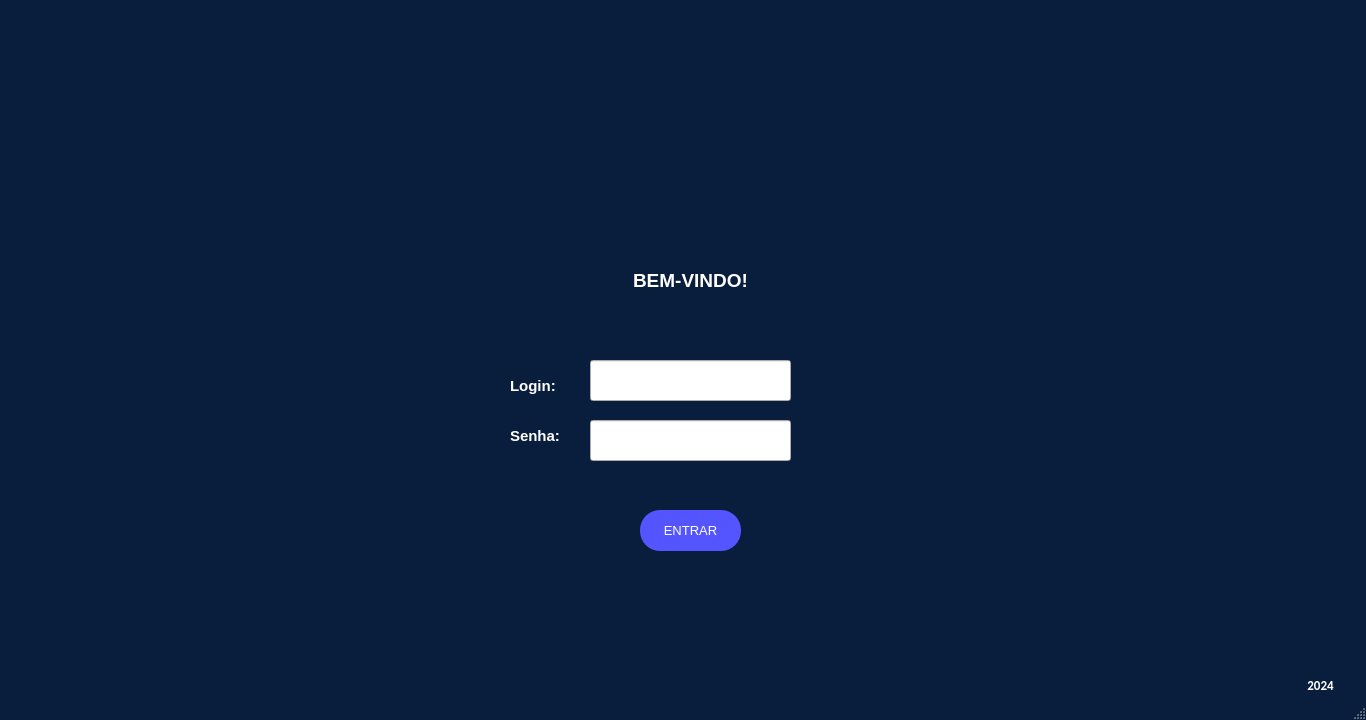
<?xml version="1.0" encoding="UTF-8"?>
<ui version="4.0">
 <class>pt1</class>
 <widget class="QMainWindow" name="pt1">
  <property name="geometry">
   <rect>
    <x>0</x>
    <y>0</y>
    <width>1366</width>
    <height>720</height>
   </rect>
  </property>
  <property name="sizePolicy">
   <sizepolicy hsizetype="Fixed" vsizetype="Fixed">
    <horstretch>0</horstretch>
    <verstretch>0</verstretch>
   </sizepolicy>
  </property>
  <property name="minimumSize">
   <size>
    <width>1366</width>
    <height>720</height>
   </size>
  </property>
  <property name="maximumSize">
   <size>
    <width>1366</width>
    <height>720</height>
   </size>
  </property>
  <property name="palette">
   <palette>
    <active>
     <colorrole role="WindowText">
      <brush brushstyle="SolidPattern">
       <color alpha="255">
        <red>255</red>
        <green>255</green>
        <blue>255</blue>
       </color>
      </brush>
     </colorrole>
     <colorrole role="Button">
      <brush brushstyle="SolidPattern">
       <color alpha="255">
        <red>9</red>
        <green>30</green>
        <blue>61</blue>
       </color>
      </brush>
     </colorrole>
     <colorrole role="Light">
      <brush brushstyle="SolidPattern">
       <color alpha="255">
        <red>13</red>
        <green>45</green>
        <blue>91</blue>
       </color>
      </brush>
     </colorrole>
     <colorrole role="Midlight">
      <brush brushstyle="SolidPattern">
       <color alpha="255">
        <red>11</red>
        <green>37</green>
        <blue>76</blue>
       </color>
      </brush>
     </colorrole>
     <colorrole role="Dark">
      <brush brushstyle="SolidPattern">
       <color alpha="255">
        <red>4</red>
        <green>15</green>
        <blue>30</blue>
       </color>
      </brush>
     </colorrole>
     <colorrole role="Mid">
      <brush brushstyle="SolidPattern">
       <color alpha="255">
        <red>6</red>
        <green>20</green>
        <blue>41</blue>
       </color>
      </brush>
     </colorrole>
     <colorrole role="Text">
      <brush brushstyle="SolidPattern">
       <color alpha="255">
        <red>255</red>
        <green>255</green>
        <blue>255</blue>
       </color>
      </brush>
     </colorrole>
     <colorrole role="BrightText">
      <brush brushstyle="SolidPattern">
       <color alpha="255">
        <red>255</red>
        <green>255</green>
        <blue>255</blue>
       </color>
      </brush>
     </colorrole>
     <colorrole role="ButtonText">
      <brush brushstyle="SolidPattern">
       <color alpha="255">
        <red>255</red>
        <green>255</green>
        <blue>255</blue>
       </color>
      </brush>
     </colorrole>
     <colorrole role="Base">
      <brush brushstyle="SolidPattern">
       <color alpha="255">
        <red>0</red>
        <green>0</green>
        <blue>0</blue>
       </color>
      </brush>
     </colorrole>
     <colorrole role="Window">
      <brush brushstyle="SolidPattern">
       <color alpha="255">
        <red>9</red>
        <green>30</green>
        <blue>61</blue>
       </color>
      </brush>
     </colorrole>
     <colorrole role="Shadow">
      <brush brushstyle="SolidPattern">
       <color alpha="255">
        <red>0</red>
        <green>0</green>
        <blue>0</blue>
       </color>
      </brush>
     </colorrole>
     <colorrole role="AlternateBase">
      <brush brushstyle="SolidPattern">
       <color alpha="255">
        <red>4</red>
        <green>15</green>
        <blue>30</blue>
       </color>
      </brush>
     </colorrole>
     <colorrole role="ToolTipBase">
      <brush brushstyle="SolidPattern">
       <color alpha="255">
        <red>255</red>
        <green>255</green>
        <blue>220</blue>
       </color>
      </brush>
     </colorrole>
     <colorrole role="ToolTipText">
      <brush brushstyle="SolidPattern">
       <color alpha="255">
        <red>0</red>
        <green>0</green>
        <blue>0</blue>
       </color>
      </brush>
     </colorrole>
     <colorrole role="PlaceholderText">
      <brush brushstyle="SolidPattern">
       <color alpha="128">
        <red>255</red>
        <green>255</green>
        <blue>255</blue>
       </color>
      </brush>
     </colorrole>
    </active>
    <inactive>
     <colorrole role="WindowText">
      <brush brushstyle="SolidPattern">
       <color alpha="255">
        <red>255</red>
        <green>255</green>
        <blue>255</blue>
       </color>
      </brush>
     </colorrole>
     <colorrole role="Button">
      <brush brushstyle="SolidPattern">
       <color alpha="255">
        <red>9</red>
        <green>30</green>
        <blue>61</blue>
       </color>
      </brush>
     </colorrole>
     <colorrole role="Light">
      <brush brushstyle="SolidPattern">
       <color alpha="255">
        <red>13</red>
        <green>45</green>
        <blue>91</blue>
       </color>
      </brush>
     </colorrole>
     <colorrole role="Midlight">
      <brush brushstyle="SolidPattern">
       <color alpha="255">
        <red>11</red>
        <green>37</green>
        <blue>76</blue>
       </color>
      </brush>
     </colorrole>
     <colorrole role="Dark">
      <brush brushstyle="SolidPattern">
       <color alpha="255">
        <red>4</red>
        <green>15</green>
        <blue>30</blue>
       </color>
      </brush>
     </colorrole>
     <colorrole role="Mid">
      <brush brushstyle="SolidPattern">
       <color alpha="255">
        <red>6</red>
        <green>20</green>
        <blue>41</blue>
       </color>
      </brush>
     </colorrole>
     <colorrole role="Text">
      <brush brushstyle="SolidPattern">
       <color alpha="255">
        <red>255</red>
        <green>255</green>
        <blue>255</blue>
       </color>
      </brush>
     </colorrole>
     <colorrole role="BrightText">
      <brush brushstyle="SolidPattern">
       <color alpha="255">
        <red>255</red>
        <green>255</green>
        <blue>255</blue>
       </color>
      </brush>
     </colorrole>
     <colorrole role="ButtonText">
      <brush brushstyle="SolidPattern">
       <color alpha="255">
        <red>255</red>
        <green>255</green>
        <blue>255</blue>
       </color>
      </brush>
     </colorrole>
     <colorrole role="Base">
      <brush brushstyle="SolidPattern">
       <color alpha="255">
        <red>0</red>
        <green>0</green>
        <blue>0</blue>
       </color>
      </brush>
     </colorrole>
     <colorrole role="Window">
      <brush brushstyle="SolidPattern">
       <color alpha="255">
        <red>9</red>
        <green>30</green>
        <blue>61</blue>
       </color>
      </brush>
     </colorrole>
     <colorrole role="Shadow">
      <brush brushstyle="SolidPattern">
       <color alpha="255">
        <red>0</red>
        <green>0</green>
        <blue>0</blue>
       </color>
      </brush>
     </colorrole>
     <colorrole role="AlternateBase">
      <brush brushstyle="SolidPattern">
       <color alpha="255">
        <red>4</red>
        <green>15</green>
        <blue>30</blue>
       </color>
      </brush>
     </colorrole>
     <colorrole role="ToolTipBase">
      <brush brushstyle="SolidPattern">
       <color alpha="255">
        <red>255</red>
        <green>255</green>
        <blue>220</blue>
       </color>
      </brush>
     </colorrole>
     <colorrole role="ToolTipText">
      <brush brushstyle="SolidPattern">
       <color alpha="255">
        <red>0</red>
        <green>0</green>
        <blue>0</blue>
       </color>
      </brush>
     </colorrole>
     <colorrole role="PlaceholderText">
      <brush brushstyle="SolidPattern">
       <color alpha="128">
        <red>255</red>
        <green>255</green>
        <blue>255</blue>
       </color>
      </brush>
     </colorrole>
    </inactive>
    <disabled>
     <colorrole role="WindowText">
      <brush brushstyle="SolidPattern">
       <color alpha="255">
        <red>4</red>
        <green>15</green>
        <blue>30</blue>
       </color>
      </brush>
     </colorrole>
     <colorrole role="Button">
      <brush brushstyle="SolidPattern">
       <color alpha="255">
        <red>9</red>
        <green>30</green>
        <blue>61</blue>
       </color>
      </brush>
     </colorrole>
     <colorrole role="Light">
      <brush brushstyle="SolidPattern">
       <color alpha="255">
        <red>13</red>
        <green>45</green>
        <blue>91</blue>
       </color>
      </brush>
     </colorrole>
     <colorrole role="Midlight">
      <brush brushstyle="SolidPattern">
       <color alpha="255">
        <red>11</red>
        <green>37</green>
        <blue>76</blue>
       </color>
      </brush>
     </colorrole>
     <colorrole role="Dark">
      <brush brushstyle="SolidPattern">
       <color alpha="255">
        <red>4</red>
        <green>15</green>
        <blue>30</blue>
       </color>
      </brush>
     </colorrole>
     <colorrole role="Mid">
      <brush brushstyle="SolidPattern">
       <color alpha="255">
        <red>6</red>
        <green>20</green>
        <blue>41</blue>
       </color>
      </brush>
     </colorrole>
     <colorrole role="Text">
      <brush brushstyle="SolidPattern">
       <color alpha="255">
        <red>4</red>
        <green>15</green>
        <blue>30</blue>
       </color>
      </brush>
     </colorrole>
     <colorrole role="BrightText">
      <brush brushstyle="SolidPattern">
       <color alpha="255">
        <red>255</red>
        <green>255</green>
        <blue>255</blue>
       </color>
      </brush>
     </colorrole>
     <colorrole role="ButtonText">
      <brush brushstyle="SolidPattern">
       <color alpha="255">
        <red>4</red>
        <green>15</green>
        <blue>30</blue>
       </color>
      </brush>
     </colorrole>
     <colorrole role="Base">
      <brush brushstyle="SolidPattern">
       <color alpha="255">
        <red>9</red>
        <green>30</green>
        <blue>61</blue>
       </color>
      </brush>
     </colorrole>
     <colorrole role="Window">
      <brush brushstyle="SolidPattern">
       <color alpha="255">
        <red>9</red>
        <green>30</green>
        <blue>61</blue>
       </color>
      </brush>
     </colorrole>
     <colorrole role="Shadow">
      <brush brushstyle="SolidPattern">
       <color alpha="255">
        <red>0</red>
        <green>0</green>
        <blue>0</blue>
       </color>
      </brush>
     </colorrole>
     <colorrole role="AlternateBase">
      <brush brushstyle="SolidPattern">
       <color alpha="255">
        <red>9</red>
        <green>30</green>
        <blue>61</blue>
       </color>
      </brush>
     </colorrole>
     <colorrole role="ToolTipBase">
      <brush brushstyle="SolidPattern">
       <color alpha="255">
        <red>255</red>
        <green>255</green>
        <blue>220</blue>
       </color>
      </brush>
     </colorrole>
     <colorrole role="ToolTipText">
      <brush brushstyle="SolidPattern">
       <color alpha="255">
        <red>0</red>
        <green>0</green>
        <blue>0</blue>
       </color>
      </brush>
     </colorrole>
     <colorrole role="PlaceholderText">
      <brush brushstyle="SolidPattern">
       <color alpha="128">
        <red>255</red>
        <green>255</green>
        <blue>255</blue>
       </color>
      </brush>
     </colorrole>
    </disabled>
   </palette>
  </property>
  <property name="windowTitle">
   <string>Long Drive</string>
  </property>
  <property name="windowIcon">
   <iconset>
    <normaloff>../Logos/LOGO4.png</normaloff>../Logos/LOGO4.png</iconset>
  </property>
  <property name="layoutDirection">
   <enum>Qt::LeftToRight</enum>
  </property>
  <widget class="QWidget" name="centralwidget">
   <widget class="QLabel" name="logo1">
    <property name="enabled">
     <bool>true</bool>
    </property>
    <property name="geometry">
     <rect>
      <x>490</x>
      <y>-40</y>
      <width>401</width>
      <height>381</height>
     </rect>
    </property>
    <property name="toolTip">
     <string>&lt;html&gt;&lt;head/&gt;&lt;body&gt;&lt;p align=&quot;center&quot;&gt;&lt;br/&gt;&lt;/p&gt;&lt;/body&gt;&lt;/html&gt;</string>
    </property>
    <property name="whatsThis">
     <string>&lt;html&gt;&lt;head/&gt;&lt;body&gt;&lt;p align=&quot;center&quot;&gt;&lt;br/&gt;&lt;/p&gt;&lt;/body&gt;&lt;/html&gt;</string>
    </property>
    <property name="layoutDirection">
     <enum>Qt::RightToLeft</enum>
    </property>
    <property name="autoFillBackground">
     <bool>false</bool>
    </property>
    <property name="styleSheet">
     <string notr="true"/>
    </property>
    <property name="text">
     <string/>
    </property>
    <property name="pixmap">
     <pixmap>../Logos/LOGO1.png</pixmap>
    </property>
    <property name="scaledContents">
     <bool>true</bool>
    </property>
    <property name="alignment">
     <set>Qt::AlignHCenter|Qt::AlignTop</set>
    </property>
    <property name="wordWrap">
     <bool>false</bool>
    </property>
   </widget>
   <widget class="QLabel" name="bemvindo">
    <property name="geometry">
     <rect>
      <x>605</x>
      <y>260</y>
      <width>171</width>
      <height>41</height>
     </rect>
    </property>
    <property name="font">
     <font>
      <family>Arial</family>
      <pointsize>14</pointsize>
      <weight>75</weight>
      <bold>true</bold>
     </font>
    </property>
    <property name="text">
     <string>BEM-VINDO!</string>
    </property>
    <property name="alignment">
     <set>Qt::AlignCenter</set>
    </property>
   </widget>
   <widget class="QLabel" name="loginname">
    <property name="geometry">
     <rect>
      <x>510</x>
      <y>360</y>
      <width>71</width>
      <height>51</height>
     </rect>
    </property>
    <property name="font">
     <font>
      <family>Arial</family>
      <pointsize>11</pointsize>
      <weight>75</weight>
      <bold>true</bold>
     </font>
    </property>
    <property name="text">
     <string>Login:</string>
    </property>
   </widget>
   <widget class="QLabel" name="pinname">
    <property name="geometry">
     <rect>
      <x>510</x>
      <y>410</y>
      <width>81</width>
      <height>51</height>
     </rect>
    </property>
    <property name="font">
     <font>
      <family>Arial</family>
      <pointsize>11</pointsize>
      <weight>75</weight>
      <bold>true</bold>
     </font>
    </property>
    <property name="text">
     <string>Senha:</string>
    </property>
   </widget>
   <widget class="QLabel" name="infoname">
    <property name="geometry">
     <rect>
      <x>610</x>
      <y>470</y>
      <width>161</width>
      <height>16</height>
     </rect>
    </property>
    <property name="font">
     <font>
      <pointsize>8</pointsize>
     </font>
    </property>
    <property name="text">
     <string/>
    </property>
    <property name="alignment">
     <set>Qt::AlignCenter</set>
    </property>
   </widget>
   <widget class="QLineEdit" name="loginspace">
    <property name="geometry">
     <rect>
      <x>590</x>
      <y>360</y>
      <width>201</width>
      <height>41</height>
     </rect>
    </property>
    <property name="font">
     <font>
      <pointsize>8</pointsize>
     </font>
    </property>
    <property name="styleSheet">
     <string notr="true">border-radius:20px;
QLineEdit{
	border: 2px solid #FFFFFF;

}
QLineEdit:focus{
	border: 3px solid #803CE0;
	

}
QLineEdit:hover{
	border: 3px solid #803CE0;

}</string>
    </property>
    <property name="alignment">
     <set>Qt::AlignCenter</set>
    </property>
   </widget>
   <widget class="QLineEdit" name="pinspace">
    <property name="geometry">
     <rect>
      <x>590</x>
      <y>420</y>
      <width>201</width>
      <height>41</height>
     </rect>
    </property>
    <property name="font">
     <font>
      <pointsize>8</pointsize>
     </font>
    </property>
    <property name="styleSheet">
     <string notr="true">border-radius:20px;
QLineEdit{
	border: 2px solid #FFFFFF;

}
QLineEdit:focus{
	border: 3px solid #803CE0;
	

}
QLineEdit:hover{
	border: 3px solid #803CE0;
	

}</string>
    </property>
    <property name="echoMode">
     <enum>QLineEdit::Password</enum>
    </property>
    <property name="alignment">
     <set>Qt::AlignCenter</set>
    </property>
   </widget>
   <widget class="QPushButton" name="open">
    <property name="geometry">
     <rect>
      <x>640</x>
      <y>510</y>
      <width>101</width>
      <height>41</height>
     </rect>
    </property>
    <property name="palette">
     <palette>
      <active>
       <colorrole role="WindowText">
        <brush brushstyle="SolidPattern">
         <color alpha="255">
          <red>255</red>
          <green>255</green>
          <blue>255</blue>
         </color>
        </brush>
       </colorrole>
       <colorrole role="Button">
        <brush brushstyle="SolidPattern">
         <color alpha="255">
          <red>85</red>
          <green>85</green>
          <blue>255</blue>
         </color>
        </brush>
       </colorrole>
       <colorrole role="Text">
        <brush brushstyle="SolidPattern">
         <color alpha="255">
          <red>255</red>
          <green>255</green>
          <blue>255</blue>
         </color>
        </brush>
       </colorrole>
       <colorrole role="BrightText">
        <brush brushstyle="SolidPattern">
         <color alpha="255">
          <red>203</red>
          <green>255</green>
          <blue>80</blue>
         </color>
        </brush>
       </colorrole>
       <colorrole role="ButtonText">
        <brush brushstyle="SolidPattern">
         <color alpha="255">
          <red>255</red>
          <green>255</green>
          <blue>255</blue>
         </color>
        </brush>
       </colorrole>
       <colorrole role="Base">
        <brush brushstyle="SolidPattern">
         <color alpha="255">
          <red>85</red>
          <green>85</green>
          <blue>255</blue>
         </color>
        </brush>
       </colorrole>
       <colorrole role="Window">
        <brush brushstyle="SolidPattern">
         <color alpha="255">
          <red>85</red>
          <green>85</green>
          <blue>255</blue>
         </color>
        </brush>
       </colorrole>
       <colorrole role="ToolTipBase">
        <brush brushstyle="SolidPattern">
         <color alpha="255">
          <red>255</red>
          <green>255</green>
          <blue>0</blue>
         </color>
        </brush>
       </colorrole>
       <colorrole role="PlaceholderText">
        <brush brushstyle="SolidPattern">
         <color alpha="128">
          <red>0</red>
          <green>0</green>
          <blue>0</blue>
         </color>
        </brush>
       </colorrole>
      </active>
      <inactive>
       <colorrole role="WindowText">
        <brush brushstyle="SolidPattern">
         <color alpha="255">
          <red>255</red>
          <green>255</green>
          <blue>255</blue>
         </color>
        </brush>
       </colorrole>
       <colorrole role="Button">
        <brush brushstyle="SolidPattern">
         <color alpha="255">
          <red>85</red>
          <green>85</green>
          <blue>255</blue>
         </color>
        </brush>
       </colorrole>
       <colorrole role="Text">
        <brush brushstyle="SolidPattern">
         <color alpha="255">
          <red>255</red>
          <green>255</green>
          <blue>255</blue>
         </color>
        </brush>
       </colorrole>
       <colorrole role="BrightText">
        <brush brushstyle="SolidPattern">
         <color alpha="255">
          <red>203</red>
          <green>255</green>
          <blue>80</blue>
         </color>
        </brush>
       </colorrole>
       <colorrole role="ButtonText">
        <brush brushstyle="SolidPattern">
         <color alpha="255">
          <red>255</red>
          <green>255</green>
          <blue>255</blue>
         </color>
        </brush>
       </colorrole>
       <colorrole role="Base">
        <brush brushstyle="SolidPattern">
         <color alpha="255">
          <red>85</red>
          <green>85</green>
          <blue>255</blue>
         </color>
        </brush>
       </colorrole>
       <colorrole role="Window">
        <brush brushstyle="SolidPattern">
         <color alpha="255">
          <red>85</red>
          <green>85</green>
          <blue>255</blue>
         </color>
        </brush>
       </colorrole>
       <colorrole role="ToolTipBase">
        <brush brushstyle="SolidPattern">
         <color alpha="255">
          <red>255</red>
          <green>255</green>
          <blue>0</blue>
         </color>
        </brush>
       </colorrole>
       <colorrole role="PlaceholderText">
        <brush brushstyle="SolidPattern">
         <color alpha="128">
          <red>0</red>
          <green>0</green>
          <blue>0</blue>
         </color>
        </brush>
       </colorrole>
      </inactive>
      <disabled>
       <colorrole role="WindowText">
        <brush brushstyle="SolidPattern">
         <color alpha="255">
          <red>255</red>
          <green>255</green>
          <blue>255</blue>
         </color>
        </brush>
       </colorrole>
       <colorrole role="Button">
        <brush brushstyle="SolidPattern">
         <color alpha="255">
          <red>85</red>
          <green>85</green>
          <blue>255</blue>
         </color>
        </brush>
       </colorrole>
       <colorrole role="Text">
        <brush brushstyle="SolidPattern">
         <color alpha="255">
          <red>255</red>
          <green>255</green>
          <blue>255</blue>
         </color>
        </brush>
       </colorrole>
       <colorrole role="BrightText">
        <brush brushstyle="SolidPattern">
         <color alpha="255">
          <red>203</red>
          <green>255</green>
          <blue>80</blue>
         </color>
        </brush>
       </colorrole>
       <colorrole role="ButtonText">
        <brush brushstyle="SolidPattern">
         <color alpha="255">
          <red>255</red>
          <green>255</green>
          <blue>255</blue>
         </color>
        </brush>
       </colorrole>
       <colorrole role="Base">
        <brush brushstyle="SolidPattern">
         <color alpha="255">
          <red>85</red>
          <green>85</green>
          <blue>255</blue>
         </color>
        </brush>
       </colorrole>
       <colorrole role="Window">
        <brush brushstyle="SolidPattern">
         <color alpha="255">
          <red>85</red>
          <green>85</green>
          <blue>255</blue>
         </color>
        </brush>
       </colorrole>
       <colorrole role="ToolTipBase">
        <brush brushstyle="SolidPattern">
         <color alpha="255">
          <red>255</red>
          <green>255</green>
          <blue>0</blue>
         </color>
        </brush>
       </colorrole>
       <colorrole role="PlaceholderText">
        <brush brushstyle="SolidPattern">
         <color alpha="128">
          <red>0</red>
          <green>0</green>
          <blue>0</blue>
         </color>
        </brush>
       </colorrole>
      </disabled>
     </palette>
    </property>
    <property name="font">
     <font>
      <family>Arial</family>
      <pointsize>10</pointsize>
      <weight>9</weight>
      <italic>false</italic>
      <bold>false</bold>
     </font>
    </property>
    <property name="contextMenuPolicy">
     <enum>Qt::CustomContextMenu</enum>
    </property>
    <property name="styleSheet">
     <string notr="true">QPushButton{
	color:white;
	border-radius:20px;
	background-color: rgb(85, 85, 255);
	font: 75 10pt &quot;Arial&quot;;
}
QPushButton:hover{
	background-color: rgb(10, 10, 127);
}</string>
    </property>
    <property name="text">
     <string>ENTRAR</string>
    </property>
    <property name="iconSize">
     <size>
      <width>93</width>
      <height>100</height>
     </size>
    </property>
    <property name="checkable">
     <bool>false</bool>
    </property>
    <property name="autoRepeat">
     <bool>false</bool>
    </property>
    <property name="autoExclusive">
     <bool>false</bool>
    </property>
    <property name="autoDefault">
     <bool>false</bool>
    </property>
    <property name="default">
     <bool>false</bool>
    </property>
    <property name="flat">
     <bool>true</bool>
    </property>
   </widget>
   <widget class="QLabel" name="bemvindo_2">
    <property name="geometry">
     <rect>
      <x>1290</x>
      <y>670</y>
      <width>61</width>
      <height>31</height>
     </rect>
    </property>
    <property name="font">
     <font>
      <family>Calibri</family>
      <pointsize>10</pointsize>
      <weight>75</weight>
      <bold>true</bold>
     </font>
    </property>
    <property name="text">
     <string>2024</string>
    </property>
    <property name="alignment">
     <set>Qt::AlignCenter</set>
    </property>
   </widget>
   <widget class="QLabel" name="logo1_2">
    <property name="enabled">
     <bool>true</bool>
    </property>
    <property name="geometry">
     <rect>
      <x>-10</x>
      <y>140</y>
      <width>1391</width>
      <height>461</height>
     </rect>
    </property>
    <property name="toolTip">
     <string>&lt;html&gt;&lt;head/&gt;&lt;body&gt;&lt;p align=&quot;center&quot;&gt;&lt;br/&gt;&lt;/p&gt;&lt;/body&gt;&lt;/html&gt;</string>
    </property>
    <property name="whatsThis">
     <string>&lt;html&gt;&lt;head/&gt;&lt;body&gt;&lt;p align=&quot;center&quot;&gt;&lt;br/&gt;&lt;/p&gt;&lt;/body&gt;&lt;/html&gt;</string>
    </property>
    <property name="layoutDirection">
     <enum>Qt::RightToLeft</enum>
    </property>
    <property name="autoFillBackground">
     <bool>false</bool>
    </property>
    <property name="styleSheet">
     <string notr="true"/>
    </property>
    <property name="text">
     <string/>
    </property>
    <property name="pixmap">
     <pixmap>../Imagens/theroad.png</pixmap>
    </property>
    <property name="scaledContents">
     <bool>true</bool>
    </property>
    <property name="alignment">
     <set>Qt::AlignHCenter|Qt::AlignTop</set>
    </property>
    <property name="wordWrap">
     <bool>false</bool>
    </property>
   </widget>
   <zorder>logo1_2</zorder>
   <zorder>logo1</zorder>
   <zorder>bemvindo</zorder>
   <zorder>infoname</zorder>
   <zorder>open</zorder>
   <zorder>loginname</zorder>
   <zorder>pinname</zorder>
   <zorder>loginspace</zorder>
   <zorder>pinspace</zorder>
   <zorder>bemvindo_2</zorder>
  </widget>
  <widget class="QStatusBar" name="statusbar"/>
 </widget>
 <resources/>
 <connections/>
</ui>
